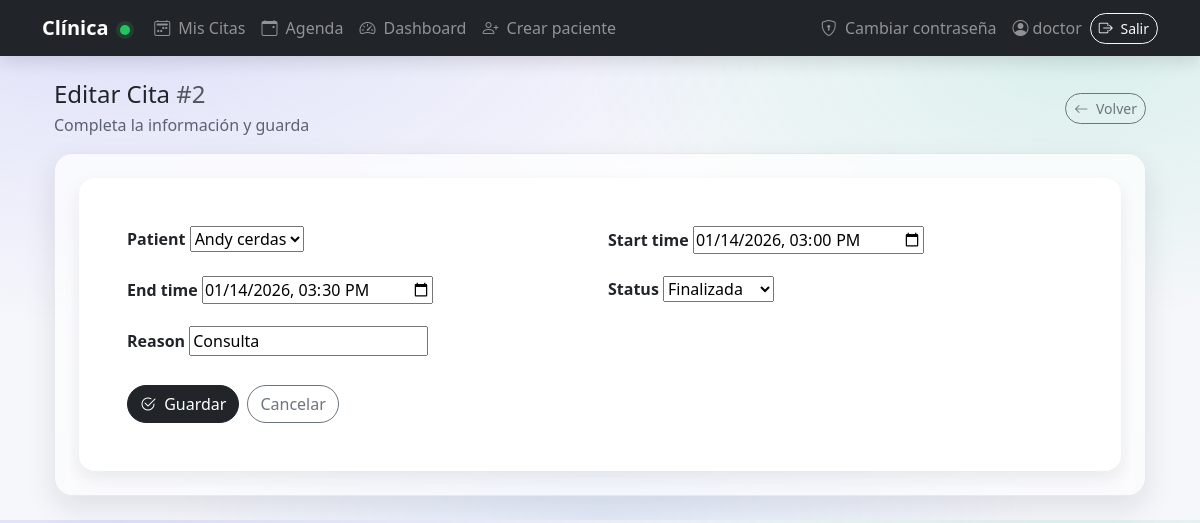
Screenshot of /appointments/2/edit/ (signed in) with the database file from the repository.
### appointments/models.py (models this page shows, shortened)
class Appointment(models.Model):
    STATUS_CHOICES = [
        ("PENDING", "Pendiente"),
        ("CONFIRMED", "Confirmada"),
        ("CANCELLED", "Cancelada"),
        ("DONE", "Finalizada"),
    ]
    patient = models.ForeignKey(Patient, on_delete=models.PROTECT, related_name="appointments")
    doctor = models.ForeignKey(settings.AUTH_USER_MODEL, on_delete=models.PROTECT, related_name="doctor_appointments")
    start_time = models.DateTimeField()
    end_time = models.DateTimeField()
    reason = models.CharField(max_length=255, blank=True)
    status = models.CharField(max_length=20, choices=STATUS_CHOICES, default="PENDING")
    created_at = models.DateTimeField(auto_now_add=True)
    class Meta:
        ordering = ["-start_time"]

### appointments/views.py (the view)
# urls.py: path("<int:pk>/edit/", views.appointment_edit, name="appointment_edit"),
@login_required
def appointment_edit(request, pk):
    if _is_patient(request.user):
        return redirect("my_appointments")
    appt = get_object_or_404(Appointment, pk=pk)
    if appt.doctor_id != request.user.id:
        messages.error(request, "No tienes permiso para editar esta cita.")
        return redirect("doctor_agenda")
    if request.method == "POST":
        form = AppointmentForm(request.POST, instance=appt, doctor=request.user)
        if form.is_valid():
            appt = form.save(commit=False)
            appt.doctor = request.user
            appt.save()
            _safe_log_action(
                request,
                appointment=appt,
                action="UPDATE",
                object_type="Appointment",
                object_id=appt.id,
                message="Editó la cita",
            )
            messages.success(request, "Cita actualizada correctamente.")
            return redirect("appointment_detail", pk=appt.pk)
        messages.error(request, "Revisa los campos del formulario.")
    else:
        form = AppointmentForm(instance=appt, doctor=request.user)
    return render(
        request,
        "appointments/appointment_form.html",
        {"form": form, "editing": True, "appt": appt},
    )

### appointments/forms.py (shortened to what this page needs)
class AppointmentForm(forms.ModelForm):
    class Meta:
        model = Appointment
        fields = ["patient", "start_time", "end_time", "status", "reason"]
        widgets = {
            "start_time": forms.DateTimeInput(attrs={"type": "datetime-local"}),
            "end_time": forms.DateTimeInput(attrs={"type": "datetime-local"}),
        }
    def __init__(self, *args, doctor=None, **kwargs):
        super().__init__(*args, **kwargs)
        self.doctor = doctor

### accounts/templatetags/user_extras.py (called while the page is built)
@register.filter
def has_patient_profile(user):
    return hasattr(user, "patient_profile")

### appointments/views.py (called while the page is built)
def _is_patient(user) -> bool:
    return hasattr(user, "patient_profile")

### patients/models.py (called while the page is built)
    def __str__(self):
        return self.user.get_full_name() or self.user.username

### appointments/templates/appointments/appointment_form.html (shortened to what this page needs)
{% extends "base.html" %}
{% block content %}
<div class="container">
  <div class="d-flex align-items-center justify-content-between mb-3 flex-wrap gap-2">
    <div>
      <h1 class="h4 mb-1">
        {% if editing %}
          Editar Cita <span class="text-muted">#{{ appt.id }}</span>
        {% else %}
          Nueva Cita
        {% endif %}
      </h1>
      <div class="muted">Completa la información y guarda</div>
    </div>
    <a href="javascript:history.back()" class="btn btn-outline-secondary btn-sm btn-pill">
      <i class="bi bi-arrow-left me-1"></i> Volver
    </a>
  </div>
  <div class="panel-glass p-3 p-md-4">
    <div class="card card-soft border-0">
      <div class="card-body p-4 p-md-5">
        <form method="post" novalidate>
          <div class="row g-3">
            {% for field in form %}
              <div class="col-md-6">
                <label class="form-label fw-semibold">{{ field.label }}</label>
                {{ field }}
              </div>
            {% endfor %}
          </div>
          <div class="d-flex gap-2 mt-4">
            <button class="btn btn-dark btn-pill" type="submit">
              <i class="bi bi-check2-circle me-1"></i> Guardar
            </button>
            <a class="btn btn-outline-secondary btn-pill" href="javascript:history.back()">
              Cancelar
            </a>
          </div>
        </form>
      </div>
    </div>
  </div>
</div>
{% endblock %}

### templates/base.html (shortened to what this page needs)
{% load user_extras %}
<!doctype html>
<html lang="es">
  <head>
    <link href="https://cdn.jsdelivr.net/npm/bootstrap@5.3.3/dist/css/bootstrap.min.css" rel="stylesheet">
    <link href="https://cdn.jsdelivr.net/npm/bootstrap-icons@1.11.3/font/bootstrap-icons.min.css" rel="stylesheet">
  </head>
  <body>
    <nav class="navbar navbar-expand-lg navbar-dark bg-dark">
      <div class="container">
        <a class="navbar-brand fw-semibold" href="{% url 'home' %}">
          Clínica <span class="brand-dot"></span>
        </a>
        <div class="collapse navbar-collapse" id="nav">
          <ul class="navbar-nav me-auto">
            {% if user.is_authenticated %}
              <li class="nav-item">
                <a class="nav-link" href="{% url 'my_appointments' %}">
                  <i class="bi bi-calendar2-week me-1"></i> Mis Citas
                </a>
              </li>
              {% if not user|has_patient_profile %}
                <li class="nav-item">
                  <a class="nav-link" href="{% url 'doctor_agenda' %}">
                    <i class="bi bi-calendar-event me-1"></i> Agenda
                  </a>
                </li>
                <li class="nav-item">
                  <a class="nav-link" href="{% url 'doctor_dashboard' %}">
                    <i class="bi bi-speedometer2 me-1"></i> Dashboard
                  </a>
                </li>
                <li class="nav-item">
                  <a class="nav-link" href="{% url 'patient_create' %}">
                    <i class="bi bi-person-plus me-1"></i> Crear paciente
                  </a>
                </li>
              {% else %}
                <li class="nav-item">
                  <a class="nav-link" href="{% url 'patient_history' %}">
                    <i class="bi bi-clock-history me-1"></i> Historial
                  </a>
                </li>
              {% endif %}
            {% endif %}
          </ul>
          <ul class="navbar-nav ms-auto align-items-lg-center gap-lg-2">
            {% if user.is_authenticated %}
              <li class="nav-item">
                <a class="nav-link" href="{% url 'password_change' %}">
                  <i class="bi bi-shield-lock me-1"></i> Cambiar contraseña
                </a>
              </li>
              <li class="nav-item">
                <span class="navbar-text text-white-50">
                  <i class="bi bi-person-circle me-1"></i>{{ user.username }}
                </span>
              </li>
              <li class="nav-item">
                <form method="post" action="{% url 'logout' %}" class="m-0">
                  <button class="btn btn-outline-light btn-sm btn-pill" type="submit">
                    <i class="bi bi-box-arrow-right me-1"></i> Salir
                  </button>
                </form>
              </li>
            {% else %}
              <li class="nav-item">
                <a class="nav-link link-muted" href="{% url 'login' %}">
                  <i class="bi bi-box-arrow-in-right me-1"></i> Entrar
                </a>
              </li>
            {% endif %}
          </ul>
        </div>
      </div>
    </nav>
    <main class="container py-4">
      {% block content %}{% endblock %}
    </main>
  </body>
</html>

### templates/base.html (style rules this page uses)
:root { --glass: rgba(255,255,255,.72); --glass2: rgba(255,255,255,.52); --stroke: rgba(17,24,39,.08); --shadow: 0 12px 30px rgba(17,24,39,.10); --shadow2: 0 8px 18px rgba(17,24,39,.08); }
body { background: radial-gradient(1200px 600px at 10% 0%, rgba(99,102,241,.16), transparent 55%), radial-gradient(900px 500px at 90% 10%, rgba(16,185,129,.12), transparent 55%), radial-gradient(800px 400px at 50% 100%, rgba(59,130,246,.10), transparent 55%), #f6f7fb; }
.navbar { box-shadow: 0 6px 18px rgba(0,0,0,.12); }
.navbar .nav-link { opacity:.92; }
.brand-dot { width:10px; height:10px; border-radius:999px; background:#22c55e; display:inline-block; margin-left:.4rem; box-shadow:0 0 0 4px rgba(34,197,94,.15); }
.muted { color: rgba(17,24,39,.65); }
.panel-glass { background: linear-gradient(180deg, var(--glass), var(--glass2)); border: 1px solid var(--stroke); border-radius: 18px; box-shadow: var(--shadow); backdrop-filter: blur(10px); }
.card-soft { border-radius: 16px; box-shadow: var(--shadow2); }
.btn-pill { border-radius: 999px; }

### rows the page displays
Appointment: id "2", form "Andy cerdas" "01/14/2026 15:00" "01/14/2026 15:30" "Finalizada" "Consulta"

### other values shown
{{ user.username }} "doctor"
{{ field.label }} "Patient" "Start time" "End time" "Status" "Reason"
